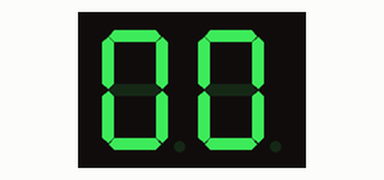
Bench run of a sketch on a simulated Arduino Uno, built with avr-gcc and run on an emulated ATmega328P. Shown: 2-digit seven-segment display. Wiring (inferred from the names in the program): BCD to 7-segment decoder: data pin 2, pin 3, pin 4, pin 5; 2-digit 7-segment display, segments lit when HIGH: segments Q0, Q1, Q2, Q3, Q4, Q5, Q6; digit selects pin 6, pin 7. The segment pins are drawn as the display they are named for.

Above: at 0.1 s.
At 0.9 s:
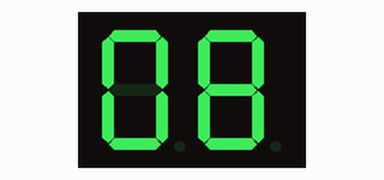
At 1.9 s:
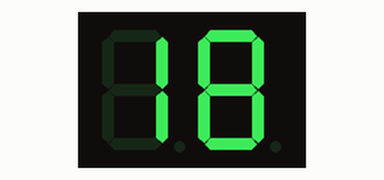
At 4.9 s:
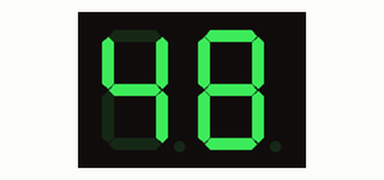
At 6.9 s:
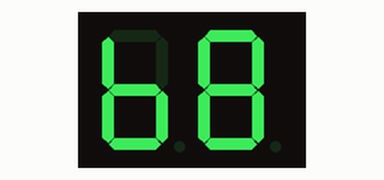
At 9.9 s:
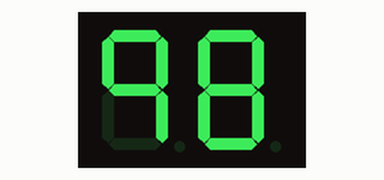

Measured:
- by itself, everything shown: repeats every 10.0 s, in 100 steps

The sketch:

10_FndNonBlockingCounter.ino
```cpp
// 예제 10: FndNonBlockingCounter
// 비차단 99진 상향 카운터(2자리 FND 멀티플렉싱) 제어

const int BCD_PINS[4] = {2, 3, 4, 5};
const int DIGIT_PINS[2] = {6, 7};

// FND에 표시할 전체 숫자(00~99)
int fndValue = 0;

// 숫자 증가 타이밍을 제어하기 위한 변수
unsigned long previousCountMillis = 0; // millis() 기준 시간 저장용도

void setup() {
  // 2,3,4,5,6,7핀을 모두 출력으로 설정 => for(int i=2; i<8; i++) pinMode(i, OUTPUT);
  for(int pin : BCD_PINS) pinMode(pin, OUTPUT);
  for(int pin : DIGIT_PINS) pinMode(pin, OUTPUT);
}

// BCD 출력 함수: 0~9 값을 받아 4비트 BCD 신호로 출력
void writeBcd(int num){
  for(int i= 0; i<4; i++) digitalWrite(BCD_PINS[i], bitRead(num, i));
}

// 2자리 FND 멀티플렉싱 함수
// 한 번 호출 시: 10의 자리 => 잠깐 표시, 1의 자리 => 잠깐 표시
void multiplexFnd(int value){

  // 현재 켜야 할 자릿수 판별하는 정적변수를 선언(true: 10의 자리, false: 1의 자리)
  static bool tensActive = true;
  // 마지막 자릿수 전환 시간을 저장하는 정적 변수 선언
  static unsigned long lastMux = 0;

  if(millis() - lastMux < 3){
    return; // 3ms가 안 지났으면 화면을 유지한 채 함수를 탈출
  }

  lastMux = millis(); // 기준 시간 갱신

  // 전체 숫자를 10의 자리와 1의 자리로 분리
  int tens = value / 10;
  int ones = value % 10;

  // 조건에 따라 순차적으로 한 자릿수씩만 출력
  if(tensActive){
    // 10의 자리 출력
    writeBcd(tens);
    digitalWrite(DIGIT_PINS[0], HIGH);
    digitalWrite(DIGIT_PINS[1], LOW);
  }
  else{
    // 1의 자리 출력
    writeBcd(ones);
    digitalWrite(DIGIT_PINS[0], LOW);
    digitalWrite(DIGIT_PINS[1], HIGH);
  }
  // 다음 3ms 뒤에는 반대쪽 자릿수가 켜지도록 토글
  tensActive = !tensActive;
}

void loop() {
  // 현재 시간을 측정하여 now 변수에 저장
  unsigned long now = millis();

  // 멀티플렉싱 함수 호출
  // FND 표시를 위해서 매우 빠르게 반복 실행됨
  multiplexFnd(fndValue);

  // 100ms마다 숫자를 1씩 증가
  if(now - previousCountMillis >= 100){
    // 기준 시간 갱신
    previousCountMillis = now;
    fndValue = (fndValue + 1) % 100; // 0~99 반복 카운트
  }

}
```
